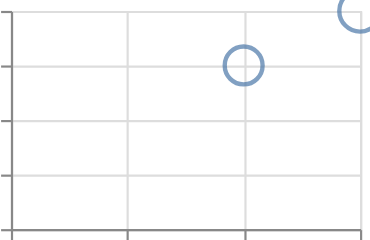

Write a Vega-Lite specification for this figure.
### Vega-Lite specification from a JSON file in a GitHub repository (floating-point values rounded to 4 significant figures)
{"$schema": "https://vega.github.io/schema/vega-lite/v6.json", "description": "filter is the default of a mark that is not a path, written out", "padding": 5, "autosize": "none", "data": {"values": [{"c": "A", "x": 1, "y": null, "s": 3, "t": "2024-01-01"}, {"c": "B", "x": 2, "y": 3, "s": 5, "t": "2024-02-01"}, {"c": "C", "x": 3, "y": 4, "s": 6, "t": "2024-03-01"}, {"c": "D", "x": 4, "y": null, "s": 7, "t": "2024-04-01"}]}, "width": 160, "height": 100, "mark": {"type": "point", "invalid": "filter"}, "encoding": {"x": {"field": "x", "type": "quantitative"}, "y": {"field": "y", "type": "quantitative"}, "size": {"field": "s", "type": "quantitative"}}}
